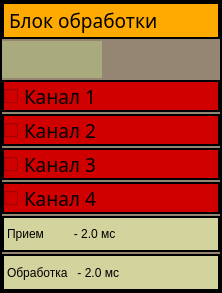
<?xml version="1.0" encoding="UTF-8"?>
<ui version="4.0">
 <class>ImageProcessingWindow</class>
 <widget class="QWidget" name="ImageProcessingWindow">
  <property name="geometry">
   <rect>
    <x>0</x>
    <y>0</y>
    <width>222</width>
    <height>293</height>
   </rect>
  </property>
  <property name="windowTitle">
   <string>ImageProcessingWindow</string>
  </property>
  <property name="styleSheet">
   <string notr="true">QWidget
{
border: 2px solid line black;
	background-color: rgb(148, 134, 115);
	font: 14pt &quot;Sans Serif&quot;;
}
QLineEdit
{
border: 2px solid line black;
	
	background-color: rgb(227, 227, 227);
}

QLabel
{
border: 0px solid line black;
	
	background-color: rgb(170, 170, 127);

}</string>
  </property>
  <layout class="QGridLayout" name="gridLayout">
   <property name="leftMargin">
    <number>2</number>
   </property>
   <property name="topMargin">
    <number>2</number>
   </property>
   <property name="rightMargin">
    <number>2</number>
   </property>
   <property name="bottomMargin">
    <number>2</number>
   </property>
   <property name="spacing">
    <number>2</number>
   </property>
   <item row="2" column="0" colspan="2">
    <widget class="QCheckBox" name="checkWorkBlock1">
     <property name="font">
      <font>
       <family>Sans Serif</family>
       <pointsize>14</pointsize>
       <weight>50</weight>
       <italic>false</italic>
       <bold>false</bold>
      </font>
     </property>
     <property name="styleSheet">
      <string notr="true">QCheckBox
{
border: 2px solid line black;
	
	
	background-color: rgb(208, 0, 0);
}

QCheckBox::checked
{
border: 2px solid line black;
	
	background-color: rgb(85, 170, 0);
}</string>
     </property>
     <property name="text">
      <string>Канал 1</string>
     </property>
     <property name="checked">
      <bool>false</bool>
     </property>
    </widget>
   </item>
   <item row="0" column="0" colspan="2">
    <widget class="QLabel" name="label_2">
     <property name="font">
      <font>
       <family>Sans Serif</family>
       <pointsize>14</pointsize>
       <weight>50</weight>
       <italic>false</italic>
       <bold>false</bold>
      </font>
     </property>
     <property name="styleSheet">
      <string notr="true">QLabel
{
border: 2px solid line black;
	
	background-color: rgb(255, 170, 0);
}</string>
     </property>
     <property name="text">
      <string>Блок обработки</string>
     </property>
    </widget>
   </item>
   <item row="5" column="0" colspan="2">
    <widget class="QCheckBox" name="checkWorkBlock3">
     <property name="font">
      <font>
       <family>Sans Serif</family>
       <pointsize>14</pointsize>
       <weight>50</weight>
       <italic>false</italic>
       <bold>false</bold>
      </font>
     </property>
     <property name="styleSheet">
      <string notr="true">QCheckBox
{
border: 2px solid line black;
	
	
	background-color: rgb(208, 0, 0);
}

QCheckBox::checked
{
border: 2px solid line black;
	
	background-color: rgb(85, 170, 0);
}</string>
     </property>
     <property name="text">
      <string>Канал 3</string>
     </property>
     <property name="checked">
      <bool>false</bool>
     </property>
    </widget>
   </item>
   <item row="1" column="0" colspan="2">
    <widget class="QLabel" name="label">
     <property name="sizePolicy">
      <sizepolicy hsizetype="Fixed" vsizetype="Preferred">
       <horstretch>0</horstretch>
       <verstretch>0</verstretch>
      </sizepolicy>
     </property>
     <property name="maximumSize">
      <size>
       <width>100</width>
       <height>80</height>
      </size>
     </property>
     <property name="text">
      <string/>
     </property>
     <property name="pixmap">
      <pixmap>D:/Картинки/ImageProcess.png</pixmap>
     </property>
     <property name="scaledContents">
      <bool>true</bool>
     </property>
    </widget>
   </item>
   <item row="6" column="0" colspan="2">
    <widget class="QCheckBox" name="checkWorkBlock4">
     <property name="font">
      <font>
       <family>Sans Serif</family>
       <pointsize>14</pointsize>
       <weight>50</weight>
       <italic>false</italic>
       <bold>false</bold>
      </font>
     </property>
     <property name="styleSheet">
      <string notr="true">QCheckBox
{
border: 2px solid line black;
	
	
	background-color: rgb(208, 0, 0);
}

QCheckBox::checked
{
border: 2px solid line black;
	
	background-color: rgb(85, 170, 0);
}</string>
     </property>
     <property name="text">
      <string>Канал 4</string>
     </property>
     <property name="checked">
      <bool>false</bool>
     </property>
    </widget>
   </item>
   <item row="3" column="0" colspan="2">
    <widget class="QCheckBox" name="checkWorkBlock2">
     <property name="font">
      <font>
       <family>Sans Serif</family>
       <pointsize>14</pointsize>
       <weight>50</weight>
       <italic>false</italic>
       <bold>false</bold>
      </font>
     </property>
     <property name="styleSheet">
      <string notr="true">QCheckBox
{
border: 2px solid line black;
	
	
	background-color: rgb(208, 0, 0);
}

QCheckBox::checked
{
border: 2px solid line black;
	
	background-color: rgb(85, 170, 0);
}</string>
     </property>
     <property name="text">
      <string>Канал 2</string>
     </property>
     <property name="checked">
      <bool>false</bool>
     </property>
    </widget>
   </item>
   <item row="8" column="0" colspan="2">
    <widget class="QLabel" name="labelPeriodProcess">
     <property name="styleSheet">
      <string notr="true">QLabel
{
border: 2px solid line black;
	
	background-color: rgb(211, 211, 158);
}</string>
     </property>
     <property name="text">
      <string>Обработка   - 2.0 мс</string>
     </property>
    </widget>
   </item>
   <item row="7" column="0" colspan="2">
    <widget class="QLabel" name="labelPeriodReceive">
     <property name="styleSheet">
      <string notr="true">QLabel
{
border: 2px solid line black;
	
	background-color: rgb(211, 211, 158);
}</string>
     </property>
     <property name="text">
      <string>Прием         - 2.0 мс</string>
     </property>
    </widget>
   </item>
  </layout>
 </widget>
 <layoutdefault spacing="6" margin="11"/>
 <resources/>
 <connections/>
</ui>
